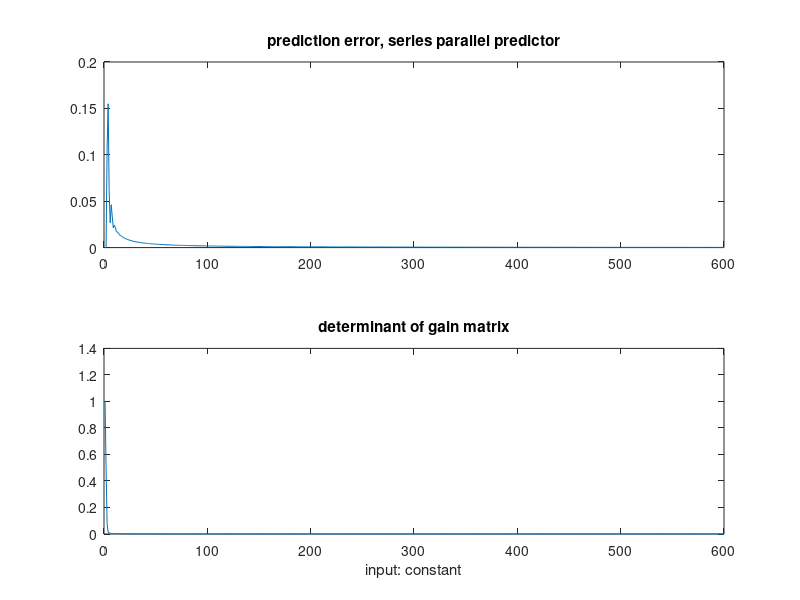
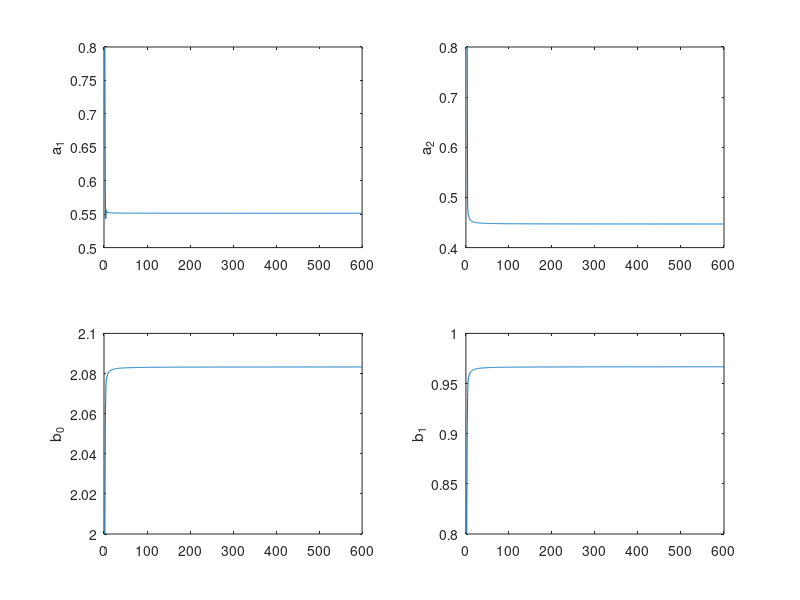

Write MATLAB code to recreate these figures, in order. (Note: this script raises an error after producing the figures.)
% Parameter Estimation using Recursive least squares
% Series parallel predictor

clear

% actual values of the parameters
disp('**** SERIES PARALLEL PREDICTOR ****');
disp('         b0*z+b1');
disp('   G(z)=-----------');
disp('        z^2+a1*z+a2');
disp('input the actual parameter values and hit return');

% a1=input('a1=');
% a2=input('a2=');
% b0=input('b0=');
% b1=input('b1=');
a1=0.5;
a2=0.4;
b1=0.9;
b0=2;


disp('');
disp('**** select the input function ****');
disp('if u=random, then type -1');
disp('if u=sin(w1*k)+sin(w2*k)+sin(w3*k), then type 0');
disp('if u=1, then type 1');

% ct=input('  :  ');
ct=1;
if ct==0,
  disp('**** input values of w1, w2, w3 ****');
  w1=2;
  w2=5;
  w3=7;
end
ct1=1;
while ct1==1,
  disp('**** input forgetting factor ****');
  disp('**** lamda1=1, lamda2=0: constant');  
  disp('**** lamda1=1, lamda2=1: least squares');
  disp('**** lamda1<1, lamda2=1: weighted least squares');
%   lam1=input('lamda1=');
%   lam2=input('lamda2=');
  lam1=0.999;
  lam2=0;

  % initial gain matrix
  disp('**** input the diagonal elements of the gain matrix ****');
  disp('**** F=diag(f11, f22, f33, f44) ****');
  fratio=1;
  fratio2=1;
%   f11=input('f11=');
%   f22=input('f22=');
%   f33=input('f33=');
%   f44=input('f44=');
  f11=fratio;
  f22=fratio;
  f33=fratio2;
  f44=fratio2;
  
  F=diag([f11, f22, f33, f44]);
  
  % estimates of the parameters
  thhat=[0.8 0.8 2 0.8]';
  
  % initial data values
  % y1=y(k-1), y2=y(k-2), u1=u(k-1), u2=u(k-2)
  y1=0;y2=0;u1=0;u2=0;
  phi=[-y1 -y2 u1 u2]';
%     alpha=1;
%     f_add=0;
%     theta_add=0;
%     k0=100;
%     for i=1:kn,
%         y=-a1*y1-a2*y2+b0*u1+b1*u2;
%         f_add=f_add+alpha*(phi')*phi;
%         theta_add=theta_add+alpha*phi*y;
%         y2=y1;
%         y1=y;
%         u2=u1;
%         u1=1;
%         phi=[-y1 -y2 u1 u2]';
%     end
%     F=inv(f_add);
%     thhat=F*theta_add;

%   disp('');
%   disp('**** turn on or off the white noise ****');
%   disp('if you want to turn on, then type 1');
%   disp('if you want to turn off, then type 0');
%   ct2=input('  :  ');
  ct2=0;
  
  kn=600;       % final time
  if ct2==1,           
    wn1=0; wn0=0; %initial values for white noise effect w(0) and w(-1)
    wn=0.1*randn(kn);
  end
  
  for k=1:kn,
    % make new measurements
    if ct==0,
      inp='sinusoidal';
      u=sin(w1*k)+sin(w2*k)+sin(w3*k);
    elseif ct==1,
        inp='1';
      u=1;
    elseif ct==-1,
        inp='random';
      u=randn;
    end
    if ct2==1,
       wn2=wn(k); 
       y=-a1*y1-a2*y2+b0*u1+b1*u2+wn2+a1*wn1+a2*wn0;
       wn0=wn1;
       wn1=wn2;
   else
       y=-a1*y1-a2*y2+b0*u1+b1*u2;
   end
    
    %a priori predicted output and prediction error
    yh0=thhat'*phi;
    e0=y-yh0;

    % update parameter values
    gamma=F*phi/(1+phi'*F*phi);
    thhat=thhat+gamma*e0;
    
    % a posteriori predicted output and prediction error
    yh=thhat'*phi;
    e=y-yh;
   
    
    % update the gain matrix
    if lam2>0,
       F=(F-F*phi*phi'*F/(lam1/lam2+phi'*F*phi))/lam1;
    end
    if lam2==0,
        F=(F-F*phi*phi'*F/(lam1+phi'*F*phi))/lam1;
    end
        
    % prepare for next recursions
    
    y2=y1;
    y1=y;
    u2=u1;
    u1=u;
    phi=[-y1 -y2 u1 u2]';

    
    % store values for plotting
    % thetahat: parameter estimate vector
    thetahat(k, 1)=thhat(1); thetahat(k, 2)=thhat(2);
    thetahat(k, 3)=thhat(3); thetahat(k, 4)=thhat(4);
    
    yr(k)=y;        % real output y
    yhat0(k)=yh0;   % a priori predicted output
    err0(k)=e0;     % a priori prediction error
    yhat(k)=yh;     % a posteriori predicted output
    err(k)=e;       % a posteriori prediction error
   
    f(k)=det(F);    % determinant of gain matrix
    t(k)=k;         % time
    
  end
  
  % plotting error, gain matrix and estimates
  figure;
  subplot(211)
  plot(t,err); title('prediction error, series parallel predictor');
  subplot(212)
  plot(t, f); title('determinant of gain matrix');
  if ct==0,
    xlabel('input: sum of sinusoids');
  elseif ct==1, 
    xlabel('input: constant');
  elseif ct==-1,
    xlabel('input:random');
    
  end % ending if
  
  disp('pause ...'); pause
  figure;
  a1_hat=thetahat(length(t),1)
  a2_hat=thetahat(length(t),2)
  b0_hat=thetahat(length(t),3)
  b1_hat=thetahat(length(t),4)
  theta_hat=[a1_hat a2_hat b0_hat b1_hat]
  subplot(221); plot(t, thetahat(:, 1)); ylabel('a_1');
  subplot(222); plot(t, thetahat(:, 2)); ylabel('a_2');
  subplot(223); plot(t, thetahat(:, 3)); ylabel('b_0');
  subplot(224); plot(t, thetahat(:, 4)); ylabel('b_1');
  sgtitle(["input="+inp+","+"lamda1="+lam1+","+"lamda2="+lam2+","+"f ratio="+fratio+"/"+fratio2,"theta_hat=["+theta_hat(1,1)+","+theta_hat(1,2)+","+theta_hat(1,3)+","+theta_hat(1,4)+"]"]);

  
%   ct1=input('do you wish to try different lamda values, type 1 else 0: ');
ct1=0;
disp('');

end
